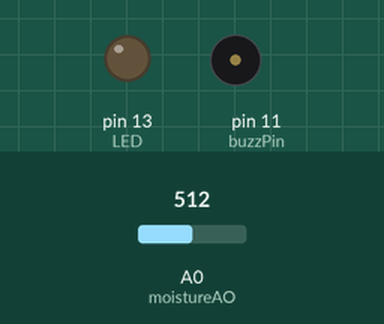
This sketch was run on a simulated Arduino Uno, built with avr-gcc and run on an emulated ATmega328P. Shown: output pins drawn as LEDs (lit = HIGH), buzzer (waves = sounding, pin HIGH). The test bench sets the inputs (shaded band); at power-on: A0 (moistureAO) = 512. What the sketch prints to the serial monitor is not drawn.

Above: at 1.8 s.
1.9 s: A0 (moistureAO) set to 883
3.4 s: A0 (moistureAO) set to 915
At 4.8 s:
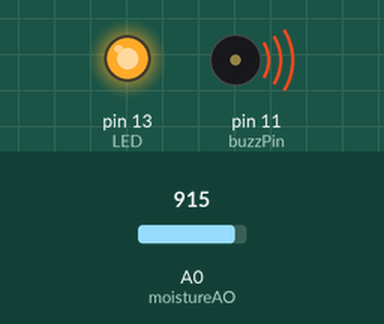
6.4 s: A0 (moistureAO) set to 900
At 7.4 s:
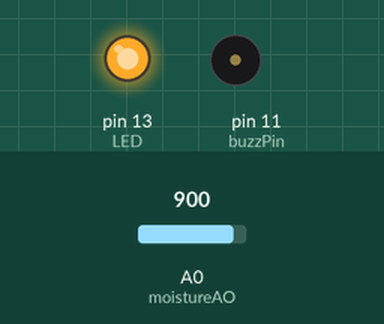
9.4 s: A0 (moistureAO) set to 1023
At 10.8 s:
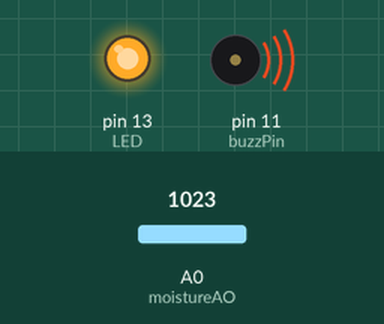
Timing chart, 0 to 13.4 s (numbered marks = the images above; inputs shaded):
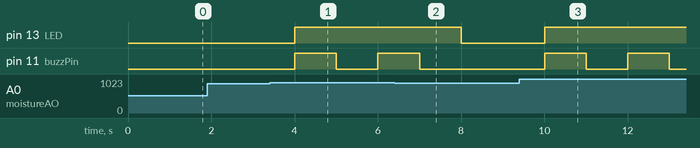

Measured:
- the behaviour switches between 900 and 901 on A0 (moistureAO) (found by bisection; images 0 and 1)
- after the input at 1.9 s, every drawn part: stays the same
- after the input at 3.4 s, pin 13 (LED): LOW → HIGH after 0.60 s; pin 11 (buzzPin): LOW → HIGH after 0.60 s, → LOW 1.0 s later, → HIGH 1.0 s later
- after the input at 6.4 s, pin 13 (LED): HIGH → LOW after 1.6 s; pin 11 (buzzPin): goes on until 7.0 s, then stays LOW
- after the input at 9.4 s, pin 13 (LED): LOW → HIGH after 0.60 s; pin 11 (buzzPin): alternates HIGH for 1.0 s and LOW for 1.0 s, starting after 0.60 s

The sketch:

PlantHumidityProject5.ino
```cpp
/*@author Alejo Cain
 * Date: 12-09-2021
 * Time: 11:06
 * Title: PlantHumidity */
// variables
const int moistureAO = 0;
int AO = 0;
int tmp = 0;
int buzzPin = 11;
int LED = 13;

void setup() {
  // put your setup code here, to run once:
Serial.begin(9600);         // baudrate
Serial.println("Soil moisture sensor");
pinMode(moistureAO, INPUT); // Assign pin AO as INPUT
pinMode(buzzPin, OUTPUT); // Assign pin 11 as OUTPUT
pinMode(LED, OUTPUT);     // Assign pin 13 as OUTPUT
}

void loop() {
  // put your main code here, to run repeatedly:
  tmp = analogRead(moistureAO);
  if(tmp != AO) {
    AO = tmp;
    Serial.print("A = "); // show resistance of Sensor
    Serial.print(AO);
    }

  delay(1000);
  if (analogRead(0) > 900){ // if value is higher then 900
    digitalWrite(buzzPin, HIGH);
    digitalWrite(LED, HIGH);
    delay(1000); // wait 1 second
    digitalWrite(buzzPin, LOW);
    digitalWrite(LED, HIGH);
  }
  else{
    digitalWrite(buzzPin, LOW); // if the value is lower then 900
    digitalWrite(LED, LOW);
  }

}
```
